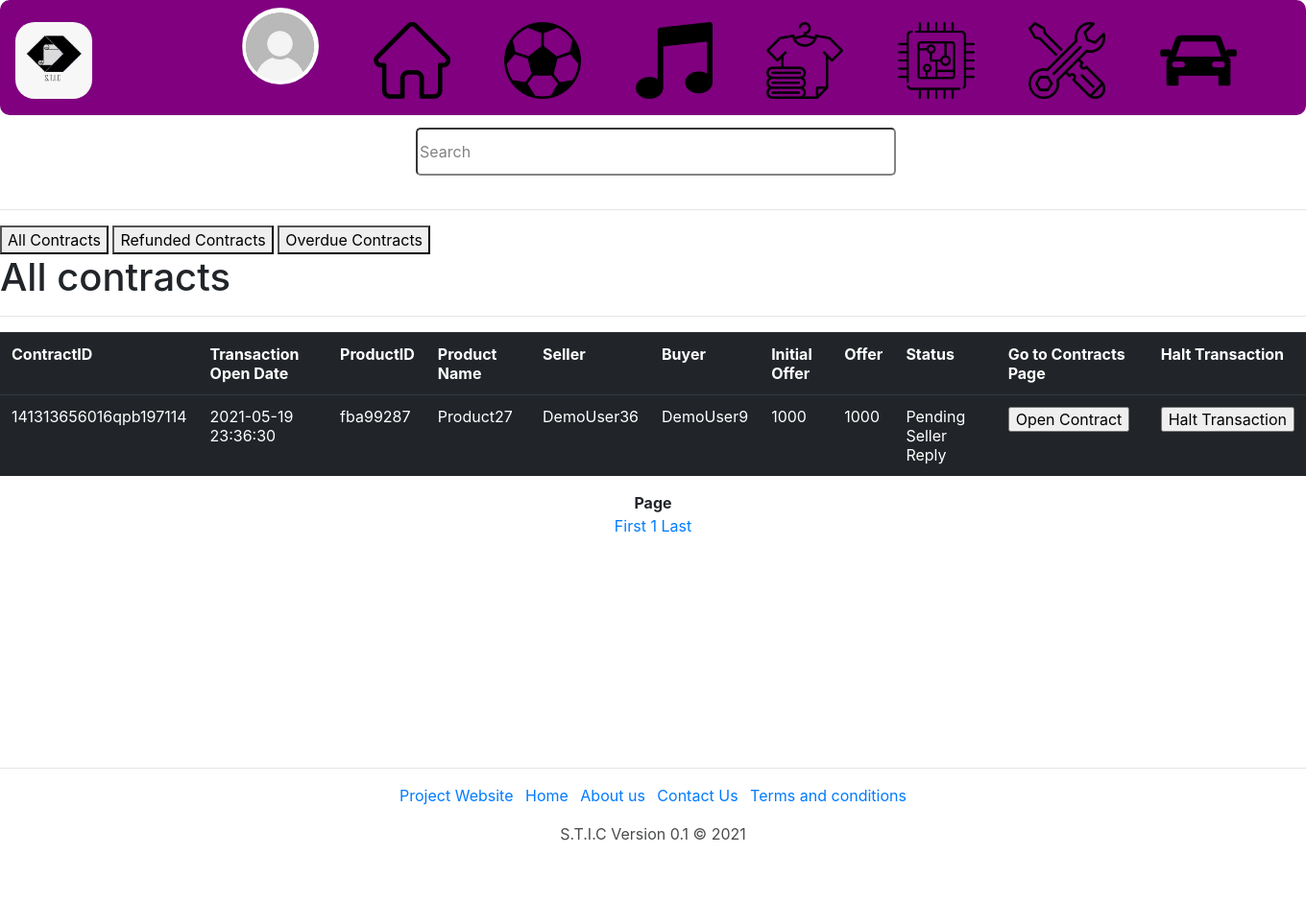
The app's page /ContractManagementPage.php (signed in), older data.
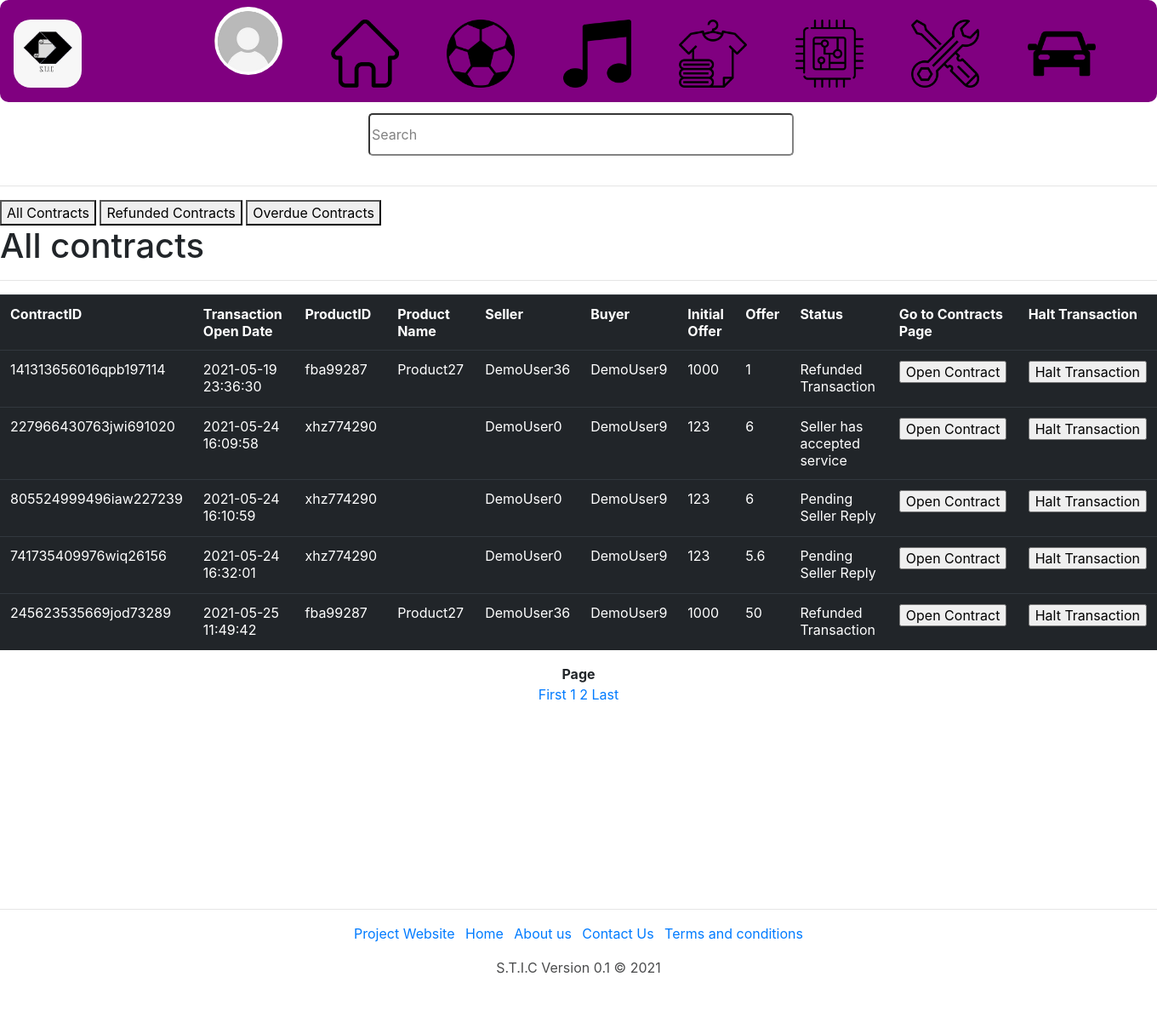
The same page, newer data.
### tables this page shows
CREATE TABLE `contracts` (
  `TransactionID` text NOT NULL DEFAULT '[]',
  `TransactionOpenDate` datetime NOT NULL DEFAULT current_timestamp(),
  `TransactionCloseDate` datetime NOT NULL,
  `ContractID` varchar(30) NOT NULL,
  `BuyerUserID` varchar(20) NOT NULL,
  `SellerUserID` varchar(20) NOT NULL,
  `ProductID` varchar(20) NOT NULL,
  `DateRequired` date NOT NULL,
  `InitialOffer` float NOT NULL,
  `NewOffer` float NOT NULL,
  `Status` text NOT NULL DEFAULT 'Pending Seller Reply',
  `Payment Mode` text NOT NULL DEFAULT 'Half-STICoins',
  `TotalAccepted` int(11) NOT NULL DEFAULT 0,
  `Transaction` text NOT NULL DEFAULT 'Negotiating',
  `Message` text NOT NULL DEFAULT '[]',
  `RatingToken` text NOT NULL DEFAULT '[]',
  `Reported` int(11) NOT NULL DEFAULT 0
);

CREATE TABLE `product` (
  `ProductID` varchar(20) NOT NULL,
  `ProductName` text NOT NULL,
  `ProductCategory` text NOT NULL,
  `ProductDescription` text NOT NULL,
  `ProductCaption` text NOT NULL,
  `ProductInitialPrice` int(11) NOT NULL DEFAULT 0,
  `DateOfListing` text NOT NULL DEFAULT current_timestamp(),
  `DateOfExpiry` text NOT NULL,
  `SellerUserID` varchar(20) NOT NULL,
  `Status` text NOT NULL DEFAULT 'Available',
  `Image` text NOT NULL DEFAULT '/images/default.jpg',
  `Review` longtext DEFAULT '[]',
  `Reported` int(11) NOT NULL DEFAULT 0
);

### Users.php (called while the page is built, shortened)
<?php
class BaseUser
{
	public function connect(){
		$servername= "localhost";
		$username = "root";
		$password = "";
		$dbname = "sticdb";
		$conn = new mysqli($servername, $username, $password, $dbname);
		return $conn;
	}
	}
class Admin extends StandardUser
{
	public function ListOfAdminContracts($ContractType){
	if($ContractType=="All"){
	$sql = "SELECT * FROM contracts ORDER BY TransactionOpenDate" ;
	}
	if($ContractType=="Overdue contracts"){
	$sql = "SELECT * FROM `contracts` WHERE DATEDIFF(`DateRequired`,now()) < 0 OR DATEDIFF(`DateRequired`,`TransactionOpenDate`) > 3 AND `Transaction` != 'Complete' " ;
	}
	if($ContractType=="Requested Refund"){
	$sql = "SELECT * FROM contracts WHERE `Status` = 'Requested Refund' ORDER BY TransactionOpenDate" ;
	}
	$result = $this->connect()->query($sql) or die($this->connect()->error);
	if ($result->num_rows == 0)
		{
			return false;
		}
	$ArrayOfContracts = array();
	while($row = $result->fetch_assoc())
	{
		array_push($ArrayOfContracts,$row['ContractID']);
	}
	return $ArrayOfContracts;
	}
}

### Contracts.php (called while the page is built, shortened)
<?php
class Contracts
{
	public function connect(){
		$servername= "localhost";
		$username = "root";
		$password = "";
		$dbname = "sticdb";
		$conn = new mysqli($servername, $username, $password, $dbname);
		return $conn;
	}
	public function InitialiseContract($ContractID)
	{
		$sql = "SELECT * FROM contracts WHERE ContractID ='".$ContractID."'" ;
		$result = $this->connect()->query($sql) or die($this->connect()->error);
		while($row = $result->fetch_assoc())
		{
			$this->TransactionOpenDate	= $row["TransactionOpenDate"];
			$this->ContractID  = $row["ContractID"];
			$this->BuyerUserID = $row["BuyerUserID"];
			$this->SellerUserID	= $row["SellerUserID"];
			$this->ProductID  = $row["ProductID"];
			$this->InitialOffer	 = $row["InitialOffer"];
			$this->NewOffer = $row["NewOffer"];
			$this->Status = $row["Status"];
	}
		return true;
	}
}
?>

### Products.php (called while the page is built, shortened)
<?php
class Products
{
	public function connect(){
		$servername= "localhost";
		$username = "root";
		$password = "";
		$dbname = "sticdb";
		$conn = new mysqli($servername, $username, $password, $dbname);
		return $conn;
	}
	public function InitialiseProduct($ProductID)
	{
		$sql = "SELECT * FROM product WHERE ProductID ='".$ProductID."'" ;
		$result = $this->connect()->query($sql) or die($this->connect()->error);
		if ($result->num_rows == 0)
			{
				return false;
			}
		while($row = $result->fetch_assoc())
		{
			$this->ProductName	= $row["ProductName"];
	}
		return true;
	}
}
?>

### ContractManagementPage.php (the view, shortened to what this page needs)
<?php require_once("NavBar.php");?>
<button class="All">All Contracts</button>
<button class="Refund">Refunded Contracts</button>
<button class="Overdue">Overdue Contracts</button>
<?php
echo'<div class="Allcontracts_GUI">';
$ArrayOfContracts = $_SESSION['Object']->ListOfAdminContracts("All");
echo'<h1>All contracts</h1>';
if(!empty($ArrayOfContracts)){
echo'<hr><table id="AllContracts" class="table table-borderless table-dark">';
echo'<tr>
<th>ContractID</th>
<th>Transaction Open Date</th>
<th>ProductID</th>
<th>Product Name</th>
<th>Seller</th>
<th>Buyer</th>
<th>Initial Offer</th>
<th>Offer</th>
<th>Status</th>
<th>Go to Contracts Page</th>
<th>Halt Transaction</th>
';
if (!isset ($_GET['page']) ) {
	$page = 1;
} else {
	$page = $_GET['page'];
}
$Data_per_page = 5;
$number_of_page = ceil(sizeof($ArrayOfContracts)/$Data_per_page) ;
$page_num = $page;
$page_num_max = $page_num *$Data_per_page ;
$page_num_min = $page_num_max - $Data_per_page;
for($x = $page_num_min;$x<$page_num_max;$x++){
	$ContractsObj = new Contracts();
	$ProductObj = new Products();
	if (array_key_exists($x,$ArrayOfContracts)){
	$ContractsObj->InitialiseContract($ArrayOfContracts[$x]);
	$ProductObj->InitialiseProduct($ContractsObj->ProductID);
	echo'<tr><td>'.$ContractsObj->ContractID.'</td>
		<td>'.$ContractsObj->TransactionOpenDate.'</td>
		<td>'.$ContractsObj->ProductID.'</td>
		<td>'.$ProductObj->ProductName.'</td>
		<td>'.$ContractsObj->SellerUserID.'</td>
		<td>'.$ContractsObj->BuyerUserID.'</td>
		<td>'.$ContractsObj->InitialOffer.'</td>
		<td>'.$ContractsObj->NewOffer.'</td>
		<td>'.$ContractsObj->Status.'</td>
		<td><input type="button" id="'.$ContractsObj->ContractID.'" onclick="opencontract(this.id)" value="Open Contract"/></td>
		<td><form  method="post"><input type="hidden" name="HaltContractID" value="'.$ContractsObj->ContractID.'"><input type="submit" name="Halt" value="Halt Transaction"></form></td>
	</tr>';
	}
}
echo'</table>';
echo'<div style="margin-top:10px;width:1000px;margin-left:auto;margin-right:auto;text-align:center">';
echo'<b style="bottom: 20;">Page</b></BR>';
echo '<a href = "ContractManagementPage.php?page=1">First </a>';
for($page = 1; $page<=$number_of_page; $page++) {
	if($page==1){
		echo '<a href = "ContractManagementPage.php?page=' . $page . '">' . $page . ' </a>';
	}
	else{
	echo '<a href = "ContractManagementPage.php?page=' . $page . '">' . $page . ' </a>';
	}
}
echo '<a href = "ContractManagementPage.php?page=' . $number_of_page . '">Last </a>';
echo'</div>';
}
else{
echo '<b>You do not have any contracts under this section</b>';
}
echo'</div><div class="Refundcontacts_GUI">';
echo'</div><div class="Overduecontacts_GUI">';
echo'</div>';
require_once("Footer.php");?>

### NavBar.php (shortened to what this page needs)
<html lang="en">
<head>
<link rel="stylesheet" href="https://maxcdn.bootstrapcdn.com/bootstrap/4.0.0/css/bootstrap.min.css">
</head>
<div class="topnavbg">
	<nav class="navbar">
	<a href="index.php">
<img src="systemimages/CompanyLogo.jpg" style="border-radius:20px" width="80" height="80">
</a>
<?php
require_once("Users.php");
require_once("Products.php");
require_once("Contracts.php");
if(isset($_SESSION['ID'])){
echo'
<form method="post">
	<div class="dropdown">
	<img class="dropbtn" src="'.$_SESSION['Object']->ProfilePic.'" height="80" width="80">
	<div class="dropdown-content">
	<a>'.$_SESSION['ID'].'</a>
	<a href="ProfilePage.php?ID='.$_SESSION['ID'].'">Profile</a>
	<a href="ListPage.php">List a product</a>
	<a href="MyContractsPage.php">My Contracts</a>
	<a href="MyTransactionsPage.php">My Transactions</a>
	<a href="SettingsPage.php">Settings</a>
	<a href="ConvertPage.php">Top-Up</a>';
?>
<?php
echo'
	<input type="submit" name="Nav_LogOut"  value="Log Out"/>
	</div>
</div>
</form>';
}
else{
	echo'<style> input[name="Nav_LogOut"]{display:none;}</style>';
}
$myfile = fopen("Categories.txt", "r") or die("Unable to open file!");
while(($line = fgets($myfile)) !== false) {
$arr = explode(":",$line);
echo'<a href="CategoryPage.php?Category='.$arr[0].'">
<img src="'.$arr[1].'" title="'.$arr[0].'"; width="80" height="80">
</a>';
}
?>
	</nav>
<div class="SearchBar">
	<form  method="post">
		<input type="text"   aria-label="Search" id="SearchBar" style="width:500px;height:50px;background:white;opacity:0.9; border-radius:5px;color:black" name="SearchBar" placeholder="Search">
	</form>
</div>
	<hr>
</div>

### Footer.php (shortened to what this page needs)
<body>
    <div class="footer-basic">
        <footer>
		<hr>
            <ul class="list-inline">
				<li class="list-inline-item"><a href="https://fyp21s230.wixsite.com/website">Project Website</a></li>
                <li class="list-inline-item"><a href="index.php">Home</a></li>
                <li class="list-inline-item"><a href="#">About us</a></li>
                <li class="list-inline-item"><a href="ContactPage.php">Contact Us</a></li>
                <li class="list-inline-item"><a href="#">Terms and conditions</a></li>
            </ul>
            <p class="copyright">S.T.I.C Version 0.1 © 2021</p>
        </footer>
    </div>
</body>
</html>

### NavBar.php (style rules this page uses)
.navbar { background-color:purple; height:120px; color:black; font-size:30px; border-radius:10px; }
.dropbtn { margin-left:100px; border-radius: 50%; }
.SearchBar { display: block; width: 500px; margin: 10px auto; padding: 3px; }

### Footer.php (style rules this page uses)
.footer-basic { padding:40px 0; background-color:#ffffff; color:#4b4c4d; }
footer { clear: both; position: relative; height: 100px; margin-top: 200px; text-align:center; }

Row changes from the older to the newer data that the page shows:
changed contracts "141313656016qpb197114": NewOffer "1000" → "1"; Status "Pending Seller Reply" → "Refunded Transaction"
added contracts: ContractID "227966430763jwi691020", TransactionOpenDate "2021-05-24 16:09:58", ProductID "xhz774290", SellerUserID "DemoUser0", BuyerUserID "DemoUser9", InitialOffer "123", NewOffer "6", Status "Seller has accepted service"
added contracts: ContractID "805524999496iaw227239", TransactionOpenDate "2021-05-24 16:10:59", ProductID "xhz774290", SellerUserID "DemoUser0", BuyerUserID "DemoUser9", InitialOffer "123", NewOffer "6", Status "Pending Seller Reply"
added contracts: ContractID "741735409976wiq26156", TransactionOpenDate "2021-05-24 16:32:01", ProductID "xhz774290", SellerUserID "DemoUser0", BuyerUserID "DemoUser9", InitialOffer "123", NewOffer "5.6", Status "Pending Seller Reply"
added contracts: ContractID "245623535669jod73289", TransactionOpenDate "2021-05-25 11:49:42", ProductID "fba99287", ProductID.ProductName "Product27", SellerUserID "DemoUser36", BuyerUserID "DemoUser9", InitialOffer "1000", NewOffer "50", Status "Refunded Transaction"
Text that changed along with them:
new list line: "2"
